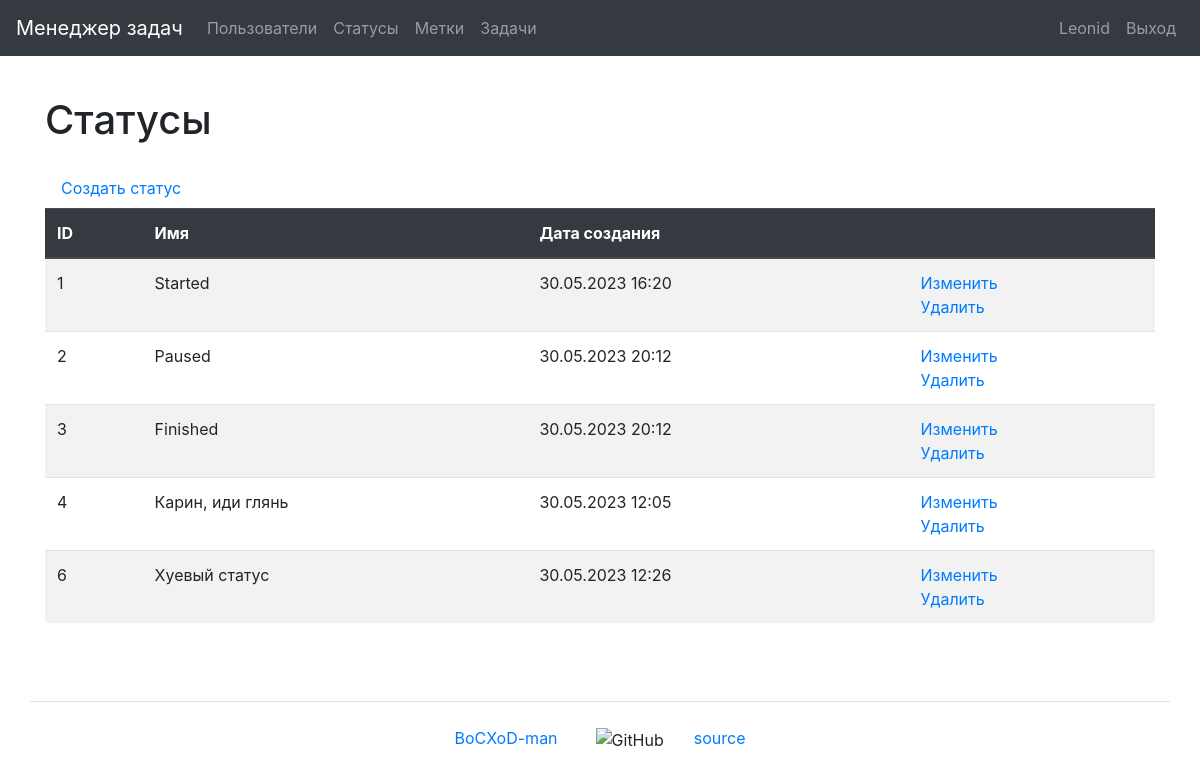
Before: /statuses/ (signed in) with the older database file.
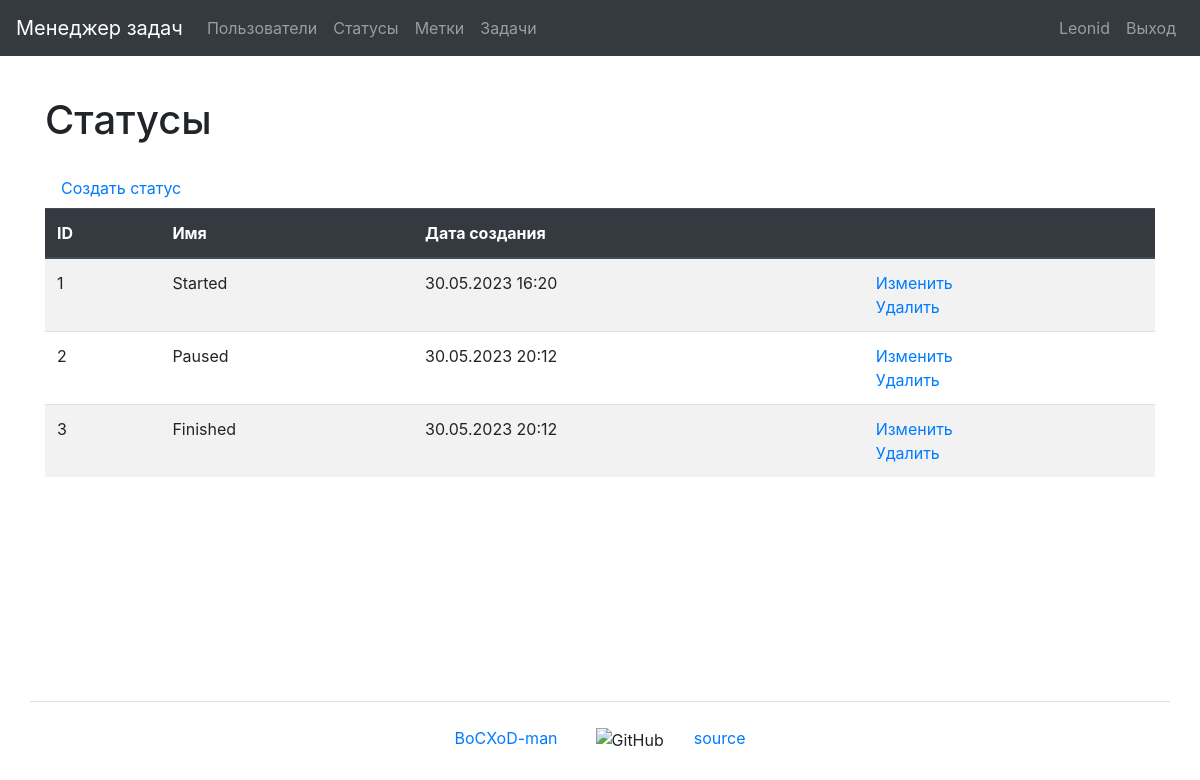
After: the same page with the newer database file.
### task_manager/statuses/models.py (models this page shows, shortened)
class Status(models.Model):
    name = models.CharField(
        max_length=150,
        unique=True,
        blank=False,
        verbose_name=_('Name'),
    )
    date_created = models.DateTimeField(
        auto_now_add=True,
        verbose_name=_('Creation date')
    )
    class Meta:
        verbose_name = _('Status')
        verbose_name_plural = _('Statuses')

### task_manager/statuses/views.py (the view)
# urls.py: path('', StatusesListView.as_view(), name='statuses'),
class StatusesListView(AuthRequiredMixin, ListView):
    template_name = 'statuses/statuses.html'
    model = Status
    context_object_name = 'statuses'
    extra_context = {
        'title': _('Statuses')
    }

### task_manager/mixins.py (called while the page is built)
    def dispatch(self, request, *args, **kwargs):
        if not request.user.is_authenticated:
            messages.error(request, self.auth_message)
            return redirect(reverse_lazy('login'))
        return super().dispatch(request, *args, **kwargs)

### task_manager/templates/statuses/statuses.html (shortened to what this page needs)
{% extends "base.html" %}
{% load bootstrap4 %}
{% load i18n %}
{% block content %}
    <h1 class="my-4">{{ title }}</h1>
    <a class="nav-link" href="{% url 'status_create' %}">{% trans 'Create status' %}</a>
    <table class="table table-striped">
        <thead class="thead-dark">
            <tr>
                <th>ID</th>
                <th>{% trans 'Name' %}</th>
                <th>{% trans 'Creation date' %}</th>
                <th></th>
            </tr>
        </thead>
        <tbody>
            {% if statuses %}
                {% for status in statuses %}
                    <tr>
                        <td>{{ status.id }}</td>
                        <td>{{ status.name }}</td>
                        <td>{{ status.date_created|date:"d.m.Y H:i" }}</td>
                        <td>
                          <a href="{% url 'status_update' status.id %}">{% trans 'Update' %}</a>
                          <br>
                          <a href="{% url 'status_delete' status.id %}">{% trans 'Delete' %}</a>
                        </td>
                    </tr>
                {% endfor %}
            {% endif %}
        </tbody>
    </table>
{% endblock content %}

Changed rows visible on the page:
removed Status: id "4", name "Карин, иди глянь", date_created "30.05.2023 12:05"
removed Status: id "6", name "Хуевый статус", date_created "30.05.2023 12:26"
